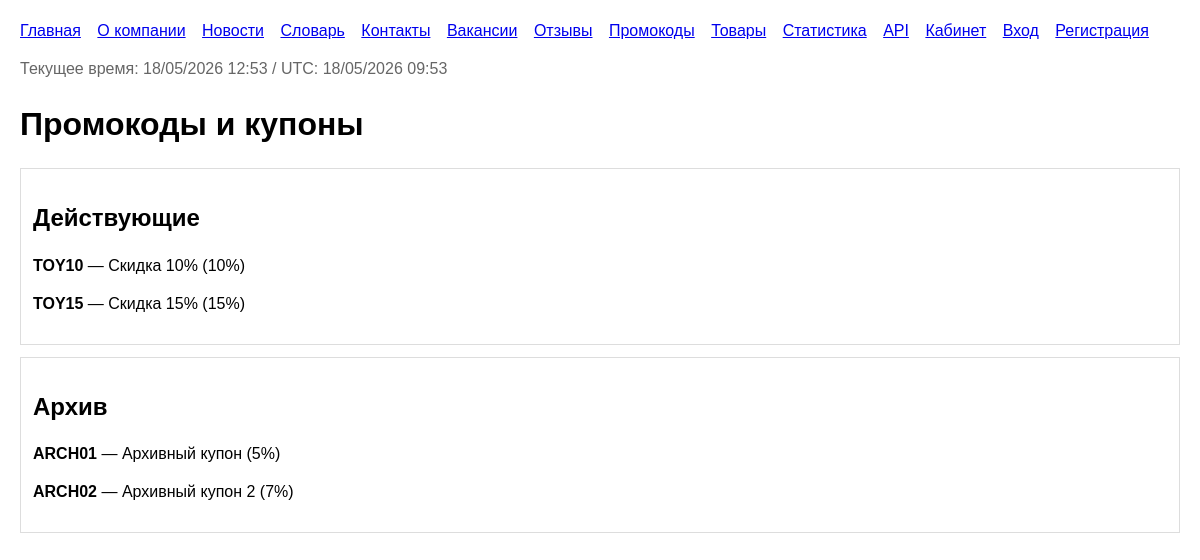
Screenshot of /promo-codes/ with the database file from the repository.
### catalog/models.py (models this page shows, shortened)
class TimeStampedModel(models.Model):
    created_at = models.DateTimeField(auto_now_add=True)
    updated_at = models.DateTimeField(auto_now=True)
    class Meta:
        abstract = True

class PromoCode(TimeStampedModel):
    code = models.CharField(max_length=50, unique=True)
    description = models.CharField(max_length=255)
    discount_percent = models.PositiveSmallIntegerField(validators=[MinValueValidator(1), MaxValueValidator(100)])
    is_active = models.BooleanField(default=True)
    is_archived = models.BooleanField(default=False)
    valid_from = models.DateField(null=True, blank=True)
    valid_to = models.DateField(null=True, blank=True)
    class Meta:
        ordering = ['code']
    def is_available(self):
        today = timezone.localdate()
        if not self.is_active or self.is_archived:
            return False
        if self.valid_from and today < self.valid_from:
            return False
        if self.valid_to and today > self.valid_to:
            return False
        return True

### catalog/views.py (the view)
# urls.py: path('promo-codes/', views.promo_codes, name='promo_codes'),
def promo_codes(request):
    active = [promo for promo in PromoCode.objects.filter(is_active=True, is_archived=False) if promo.is_available()]
    archive = PromoCode.objects.filter(is_archived=True)
    return render(request, 'catalog/promo_codes.html', page_context(active_promo_codes=active, archived_promo_codes=archive))

### catalog/views.py (called while the page is built)
def page_context(**kwargs):
    ctx = {'current_dt': timezone.now()}
    ctx.update(kwargs)
    return ctx

### templates/catalog/promo_codes.html (shortened to what this page needs)
{% extends 'catalog/base.html' %}
{% block content %}
<h1>Промокоды и купоны</h1>
<div class="card">
    <h2>Действующие</h2>
    {% for promo in active_promo_codes %}
        <p><strong>{{ promo.code }}</strong> — {{ promo.description }} ({{ promo.discount_percent }}%)</p>
    {% empty %}
        <p>Нет действующих промокодов.</p>
    {% endfor %}
</div>
<div class="card">
    <h2>Архив</h2>
    {% for promo in archived_promo_codes %}
        <p><strong>{{ promo.code }}</strong> — {{ promo.description }} ({{ promo.discount_percent }}%)</p>
    {% empty %}
        <p>Архив пуст.</p>
    {% endfor %}
</div>
{% endblock %}

### templates/catalog/base.html (style rules this page uses)
body { font-family: Arial, sans-serif; margin: 20px; line-height: 1.4; }
.card { border: 1px solid #ddd; padding: 12px; margin: 12px 0; }

### rows the page displays
PromoCode: code "TOY10", description "Скидка 10%", discount_percent "10"
PromoCode: code "TOY15", description "Скидка 15%", discount_percent "15"
PromoCode: code "ARCH01", description "Архивный купон", discount_percent "5"
PromoCode: code "ARCH02", description "Архивный купон 2", discount_percent "7"
